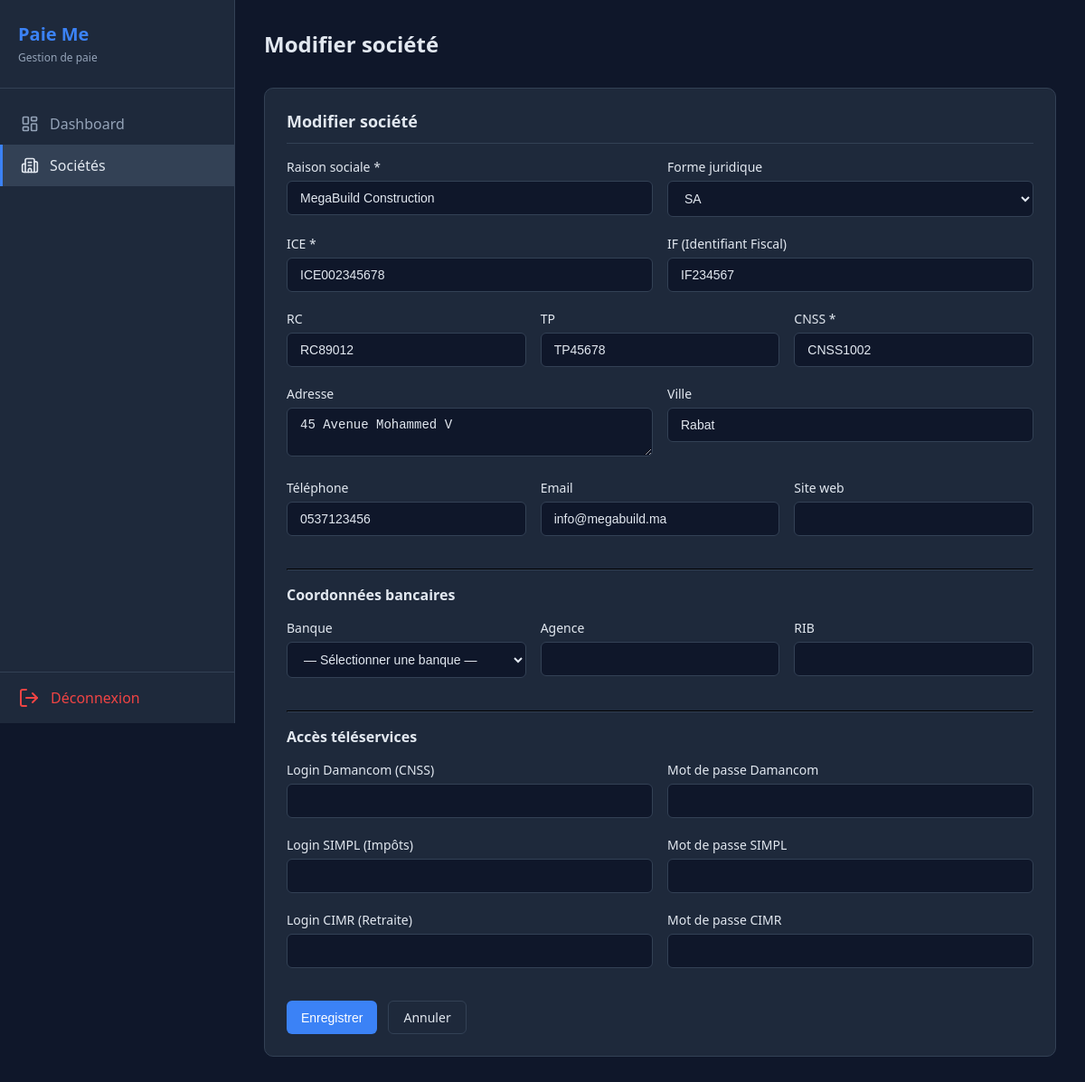
The page /societes/2/edit (signed in) on the database its author committed.
### tables this page shows
CREATE TABLE IF NOT EXISTS societes (
    id                  INT UNSIGNED AUTO_INCREMENT PRIMARY KEY,
    user_id             INT UNSIGNED        NOT NULL,
    raison_sociale      VARCHAR(200)        NOT NULL,
    forme_juridique     VARCHAR(20)         NOT NULL,
    ice                 VARCHAR(20)         NOT NULL,
    if_fiscal           VARCHAR(20)         NOT NULL,
    rc                  VARCHAR(20)         NOT NULL,
    tp                  VARCHAR(20)         NOT NULL,
    cnss                VARCHAR(20)         NOT NULL,
    adresse             TEXT,
    ville               VARCHAR(100),
    telephone           VARCHAR(20),
    email               VARCHAR(180),
    site_web            VARCHAR(255),
    banque              VARCHAR(100),
    agence              VARCHAR(100),
    rib                 VARCHAR(40),
    logo                VARCHAR(255),
    damancom_login      VARCHAR(100),
    damancom_password   VARCHAR(255),
    simpl_login         VARCHAR(100),
    simpl_password      VARCHAR(255),
    cimr_login          VARCHAR(100),
    cimr_password       VARCHAR(255),
    actif               TINYINT(1)          NOT NULL DEFAULT 1,
    created_at          DATETIME            NOT NULL DEFAULT CURRENT_TIMESTAMP,
    updated_at          DATETIME            NOT NULL DEFAULT CURRENT_TIMESTAMP ON UPDATE CURRENT_TIMESTAMP,
    FOREIGN KEY (user_id) REFERENCES users(id) ON DELETE CASCADE
);

### views/societes/form.php (the view, shortened to what the rows shown need)
<div class="card">
    <div class="card-header">
        <h3><?= $societe ? 'Modifier' : 'Nouvelle' ?> société</h3>
    </div>
    <form method="POST">
        <div class="form-row">
            <div class="form-group">
                <label>Raison sociale *</label>
                <input type="text" name="raison_sociale" class="form-control" value="<?= $societe['raison_sociale'] ?? '' ?>" required>
            </div>
            <div class="form-group">
                <label>Forme juridique</label>
                <select name="forme_juridique" class="form-control">
                    <?php foreach (['SA', 'SARL', 'SNC', 'SAS', 'SCOP', 'GIE', 'Auto-entrepreneur'] as $f): ?>
                    <option value="<?= $f ?>" <?= ($societe['forme_juridique'] ?? '') === $f ? 'selected' : '' ?>><?= $f ?></option>
                    <?php endforeach; ?>
                </select>
            </div>
        </div>
        <div class="form-row">
            <div class="form-group">
                <label>ICE *</label>
                <input type="text" name="ice" class="form-control" value="<?= $societe['ice'] ?? '' ?>" required>
            </div>
            <div class="form-group">
                <label>IF (Identifiant Fiscal)</label>
                <input type="text" name="if_fiscal" class="form-control" value="<?= $societe['if_fiscal'] ?? '' ?>">
            </div>
        </div>
        <div class="form-row">
            <div class="form-group">
                <label>RC</label>
                <input type="text" name="rc" class="form-control" value="<?= $societe['rc'] ?? '' ?>">
            </div>
            <div class="form-group">
                <label>TP</label>
                <input type="text" name="tp" class="form-control" value="<?= $societe['tp'] ?? '' ?>">
            </div>
            <div class="form-group">
                <label>CNSS *</label>
                <input type="text" name="cnss" class="form-control" value="<?= $societe['cnss'] ?? '' ?>" required>
            </div>
        </div>
        <div class="form-row">
            <div class="form-group">
                <label>Adresse</label>
                <textarea name="adresse" class="form-control" rows="2"><?= $societe['adresse'] ?? '' ?></textarea>
            </div>
            <div class="form-group">
                <label>Ville</label>
                <input type="text" name="ville" class="form-control" value="<?= $societe['ville'] ?? '' ?>">
            </div>
        </div>
        <div class="form-row">
            <div class="form-group">
                <label>Téléphone</label>
                <input type="text" name="telephone" class="form-control" value="<?= $societe['telephone'] ?? '' ?>">
            </div>
            <div class="form-group">
                <label>Email</label>
                <input type="email" name="email" class="form-control" value="<?= $societe['email'] ?? '' ?>">
            </div>
            <div class="form-group">
                <label>Site web</label>
                <input type="url" name="site_web" class="form-control" value="<?= $societe['site_web'] ?? '' ?>">
            </div>
        </div>
        <hr style="border-color: var(--border); margin: 1rem 0;">
        <h4 style="margin-bottom:1rem;">Coordonnées bancaires</h4>
        <div class="form-row">
            <div class="form-group">
                <label>Banque</label>
                <select name="banque" class="form-control">
                    <option value="">— Sélectionner une banque —</option>
                </select>
            </div>
            <div class="form-group">
                <label>Agence</label>
                <input type="text" name="agence" class="form-control" value="<?= $societe['agence'] ?? '' ?>">
            </div>
            <div class="form-group">
                <label>RIB</label>
                <input type="text" name="rib" class="form-control" value="<?= $societe['rib'] ?? '' ?>" maxlength="24" pattern="[0-9]{24}" title="Le RIB marocain fait 24 chiffres">
            </div>
        </div>
        <hr style="border-color: var(--border); margin: 1rem 0;">
        <h4 style="margin-bottom:1rem;">Accès téléservices</h4>
        <div class="form-row">
            <div class="form-group">
                <label>Login Damancom (CNSS)</label>
                <input type="text" name="damancom_login" class="form-control" value="<?= $societe['damancom_login'] ?? '' ?>">
            </div>
            <div class="form-group">
                <label>Mot de passe Damancom</label>
                <input type="password" name="damancom_password" class="form-control" value="<?= $societe['damancom_password'] ?? '' ?>">
            </div>
        </div>
        <div class="form-row">
            <div class="form-group">
                <label>Login SIMPL (Impôts)</label>
                <input type="text" name="simpl_login" class="form-control" value="<?= $societe['simpl_login'] ?? '' ?>">
            </div>
            <div class="form-group">
                <label>Mot de passe SIMPL</label>
                <input type="password" name="simpl_password" class="form-control" value="<?= $societe['simpl_password'] ?? '' ?>">
            </div>
        </div>
        <div class="form-row">
            <div class="form-group">
                <label>Login CIMR (Retraite)</label>
                <input type="text" name="cimr_login" class="form-control" value="<?= $societe['cimr_login'] ?? '' ?>">
            </div>
            <div class="form-group">
                <label>Mot de passe CIMR</label>
                <input type="password" name="cimr_password" class="form-control" value="<?= $societe['cimr_password'] ?? '' ?>">
            </div>
        </div>
        <div style="display:flex; gap:0.75rem; margin-top:1rem;">
            <button type="submit" class="btn btn-primary">Enregistrer</button>
            <a href="/paie-me/societes" class="btn btn-secondary">Annuler</a>
        </div>
    </form>
</div>

### Core/Router.php (shortened to what the rows shown need)
<?php
class Router
{
    private static array $routes = [];
    public static function get(string $uri, array $action): void
    {
        self::$routes['GET'][] = ['uri' => $uri, 'action' => $action];
    }
    public static function post(string $uri, array $action): void
    {
        self::$routes['POST'][] = ['uri' => $uri, 'action' => $action];
    }
    public static function dispatch(string $method, string $uri): void
    {
        $uri = parse_url($uri, PHP_URL_PATH);
        $uri = preg_replace('#^/paie-me#', '', $uri);
        $uri = trim($uri, '/');
        foreach (self::$routes[$method] ?? [] as $route) {
            $pattern = preg_replace('/\{(\w+)\}/', '(?P<$1>[^/]+)', $route['uri']);
            $pattern = '#^' . trim($pattern, '/') . '$#';
            if (preg_match($pattern, $uri, $matches)) {
                [$controller, $methodName] = $route['action'];
                $params = array_filter($matches, 'is_string', ARRAY_FILTER_USE_KEY);
                $instance = new $controller();
                call_user_func_array([$instance, $methodName], $params);
                return;
            }
        }
    }
}

### views/layout.php (shortened to what the rows shown need)
<!DOCTYPE html>
<html lang="fr">
<head>
    <link rel="stylesheet" href="/paie-me/assets/css/style.css">
</head>
<body>
<?php if (isset($_SESSION['user_id'])):
    $ctx = $_SESSION['societe_context'] ?? null;
?>
<aside class="sidebar">
    <div class="sidebar-brand">
        <?php if ($ctx): ?>
            <div style="width:40px;height:40px;background:var(--accent);border-radius:8px;display:flex;align-items:center;justify-content:center;font-size:16px;font-weight:700;color:#fff;margin-bottom:4px;">
                <?= strtoupper(mb_substr($ctx['raison_sociale'], 0, 2)) ?>
            </div>
            <h2 style="font-size:1rem;margin:0;"><?= htmlspecialchars($ctx['raison_sociale']) ?></h2>
            <small style="font-size:0.7rem;">ICE: <?= htmlspecialchars($ctx['ice']) ?></small>
        <?php else: ?>
            <h2>Paie Me</h2>
            <small>Gestion de paie</small>
        <?php endif; ?>
    </div>
    <ul class="sidebar-nav">
        <?php if ($ctx): ?>
        <li>
            <a href="/paie-me/societes/<?= $ctx['id'] ?>?tab=infos" class="<?= str_contains($_SERVER['REQUEST_URI'], '/societes/'.$ctx['id']) && !str_contains($_SERVER['REQUEST_URI'], 'tab=') ? 'active' : '' ?>">
                <span class="icon" data-lucide="info"></span>
                <span>Infos société</span>
            </a>
        </li>
        <li>
            <a href="/paie-me/societes/<?= $ctx['id'] ?>?tab=salaries">
                <span class="icon" data-lucide="users"></span>
                <span>Salariés</span>
            </a>
        </li>
        <li>
            <a href="/paie-me/societes/<?= $ctx['id'] ?>?tab=paies">
                <span class="icon" data-lucide="wallet"></span>
                <span>Paies</span>
            </a>
        </li>
        <li>
            <a href="/paie-me/societes/<?= $ctx['id'] ?>?tab=bulletins">
                <span class="icon" data-lucide="file-text"></span>
                <span>Bulletins</span>
            </a>
        </li>
        <li>
            <a href="/paie-me/societes/<?= $ctx['id'] ?>?tab=cnss">
                <span class="icon" data-lucide="shield-check"></span>
                <span>CNSS / Damancom</span>
            </a>
        </li>
        <li>
            <a href="/paie-me/societes/<?= $ctx['id'] ?>?tab=ir">
                <span class="icon" data-lucide="calculator"></span>
                <span>IR / SIMPL</span>
            </a>
        </li>
        <li>
            <a href="/paie-me/societes/<?= $ctx['id'] ?>/parametres" class="<?= str_contains($_SERVER['REQUEST_URI'], '/parametres') ? 'active' : '' ?>" style="<?= str_contains($_SERVER['REQUEST_URI'], '/parametres') ? 'border-left:3px solid var(--accent);' : '' ?>">
                <span class="icon" data-lucide="settings"></span>
                <span>Paramètres</span>
            </a>
            <?php if (str_contains($_SERVER['REQUEST_URI'], '/parametres')): ?>
            <ul style="list-style:none; padding:0; margin:0.25rem 0 0 1.5rem; font-size:0.8125rem;">
                <?php $base = '/paie-me/societes/' . $ctx['id'] . '/parametres/'; $uri = parse_url($_SERVER['REQUEST_URI'], PHP_URL_PATH); $tab = basename($uri); if ($tab === 'parametres') $tab = 'banque'; ?>
                <li><a href="<?= $base ?>general" style="display:block; padding:0.3rem 0.5rem; color:<?= str_contains($uri, '/parametres/general')?'var(--accent)':'var(--text-muted)'?>; text-decoration:none; border-radius:4px;">Général</a></li>
                <li><a href="<?= $base ?>banque" style="display:block; padding:0.3rem 0.5rem; color:<?= $tab==='banque'?'var(--accent)':'var(--text-muted)'?>; text-decoration:none; border-radius:4px;">Banque</a></li>
                <li><a href="<?= $base ?>teleservices" style="display:block; padding:0.3rem 0.5rem; color:<?= str_contains($uri, '/teleservices')?'var(--accent)':'var(--text-muted)'?>; text-decoration:none; border-radius:4px;">Téléservices</a></li>
                <li><a href="<?= $base ?>bareme" style="display:block; padding:0.3rem 0.5rem; color:<?= str_contains($uri, '/bareme')?'var(--accent)':'var(--text-muted)'?>; text-decoration:none; border-radius:4px;">Barème IR</a></li>
                <li><a href="<?= $base ?>cnss_amo" style="display:block; padding:0.3rem 0.5rem; color:<?= str_contains($uri, '/cnss_amo')?'var(--accent)':'var(--text-muted)'?>; text-decoration:none; border-radius:4px;">CNSS / AMO</a></li>
                <li><a href="<?= $base ?>services" style="display:block; padding:0.3rem 0.5rem; color:<?= str_contains($uri, '/services')?'var(--accent)':'var(--text-muted)'?>; text-decoration:none; border-radius:4px;">Services</a></li>
                <li><a href="<?= $base ?>gains" style="display:block; padding:0.3rem 0.5rem; color:<?= str_contains($uri, '/gains')?'var(--accent)':'var(--text-muted)'?>; text-decoration:none; border-radius:4px;">Gains</a></li>
                <li><a href="<?= $base ?>retenues" style="display:block; padding:0.3rem 0.5rem; color:<?= str_contains($uri, '/retenues')?'var(--accent)':'var(--text-muted)'?>; text-decoration:none; border-radius:4px;">Retenues</a></li>
                <li><a href="<?= $base ?>organismes" style="display:block; padding:0.3rem 0.5rem; color:<?= str_contains($uri, '/organismes')?'var(--accent)':'var(--text-muted)'?>; text-decoration:none; border-radius:4px;">Organismes</a></li>
                <li><a href="<?= $base ?>attestations" style="display:block; padding:0.3rem 0.5rem; color:<?= str_contains($uri, '/attestations')?'var(--accent)':'var(--text-muted)'?>; text-decoration:none; border-radius:4px;">Attestations</a></li>
                <li><a href="<?= $base ?>codification" style="display:block; padding:0.3rem 0.5rem; color:<?= str_contains($uri, '/codification')?'var(--accent)':'var(--text-muted)'?>; text-decoration:none; border-radius:4px;">Codification</a></li>
                <li><a href="<?= $base ?>journal" style="display:block; padding:0.3rem 0.5rem; color:<?= str_contains($uri, '/journal')?'var(--accent)':'var(--text-muted)'?>; text-decoration:none; border-radius:4px;">Journal comptable</a></li>
            </ul>
            <?php endif; ?>
        </li>
        <?php else: ?>
        <li>
            <a href="/paie-me/dashboard" class="<?= str_contains($_SERVER['REQUEST_URI'], '/dashboard') ? 'active' : '' ?>">
                <span class="icon" data-lucide="layout-dashboard"></span>
                <span>Dashboard</span>
            </a>
        </li>
        <?php endif; ?>
        <li>
            <a href="/paie-me/societes" class="<?= str_contains($_SERVER['REQUEST_URI'], '/societes') && !$ctx ? 'active' : '' ?>">
                <span class="icon" data-lucide="building-2"></span>
                <span><?= $ctx ? 'Changer de société' : 'Sociétés' ?></span>
            </a>
        </li>
    </ul>
    <div class="sidebar-footer">
        <a href="/paie-me/logout">
            <span class="icon" data-lucide="log-out"></span>
            <span>Déconnexion</span>
        </a>
    </div>
</aside>
<?php endif; ?>
<main class="<?= isset($_SESSION['user_id']) ? 'main-content' : '' ?>">
    <?php if (isset($_SESSION['user_id'])): ?>
    <div class="topbar">
        <h1><?= $title ?? 'Paie Me' ?></h1>
    </div>
    <?php endif; ?>
    <?= $content ?? '' ?>
</main>
</body>
</html>

### rows shown on the page
societes: raison_sociale "MegaBuild Construction", forme_juridique "SA", ice "ICE002345678", if_fiscal "IF234567", rc "RC89012", tp "TP45678", cnss "CNSS1002", adresse "45 Avenue Mohammed V", ville "Rabat", telephone "0537123456", email "info@megabuild.ma"
